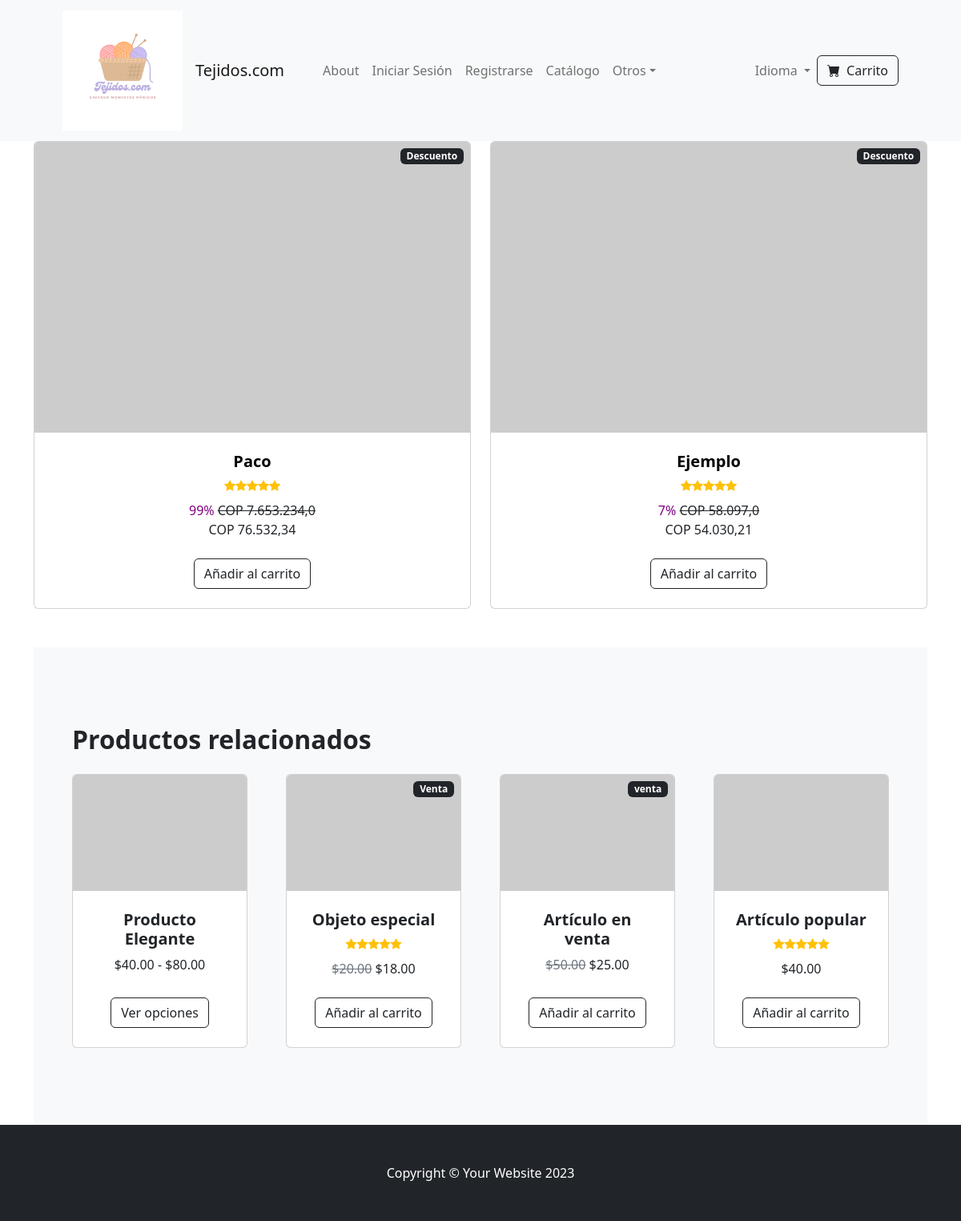
/catalogo/, run on an earlier commit of the app's database.
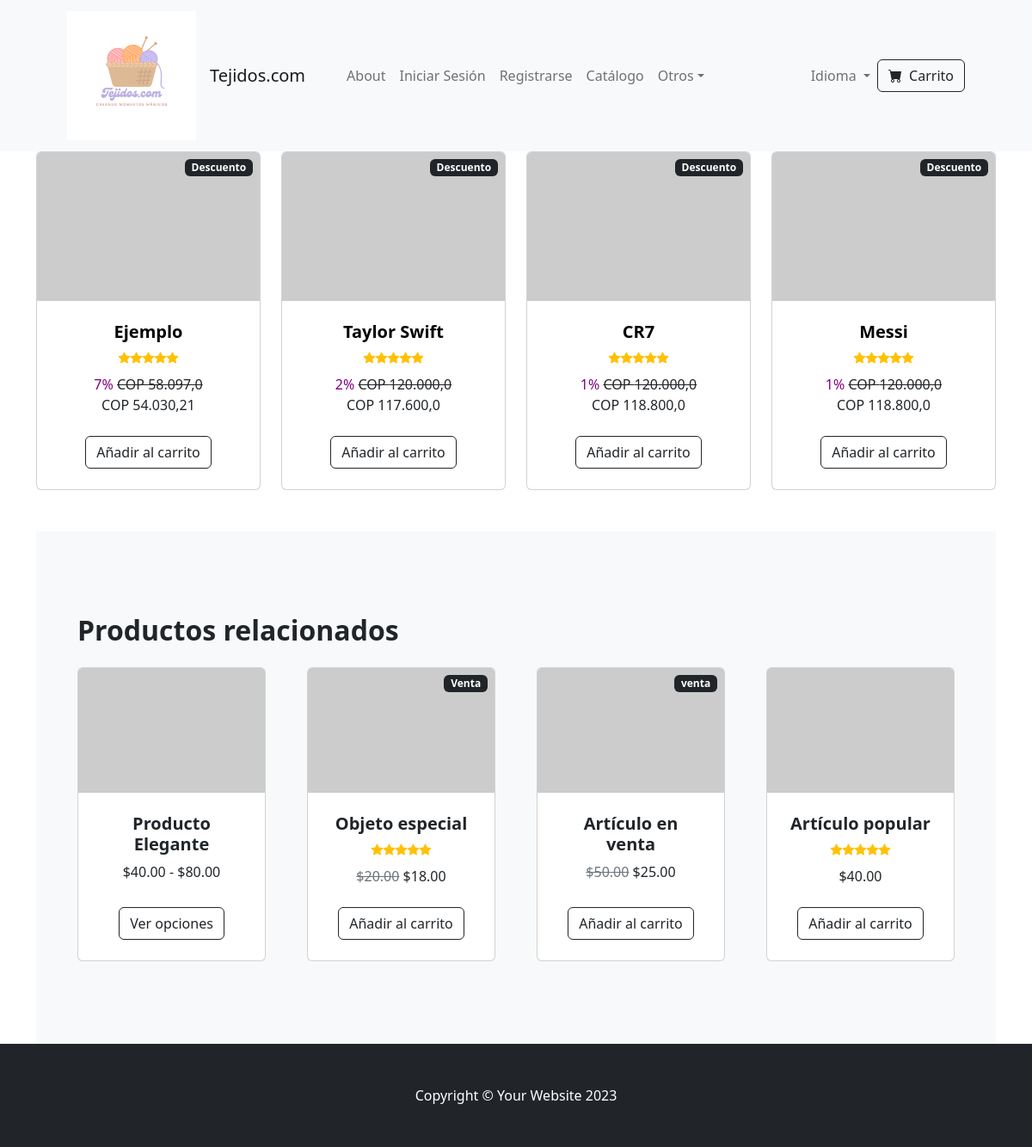
And on a later commit of the database.
### amigurumi/models.py (models this page shows, shortened)
class PatronModel(models.Model):
    id = models.AutoField(primary_key=True)
    nombre = models.CharField(max_length=30, unique=True)
    detalles = models.TextField()
    alto = models.FloatField()
    TAMAÑO_CHOICES = [
        ("GR", "Grande"),
        ("MD", "Mediano"),
        ("PQ", "Pequeño"),
    ]
    tamaño = models.CharField(max_length=2, choices=TAMAÑO_CHOICES)
    imagen = models.ImageField(upload_to="media/patrones", blank=True, null=True)
    precio = models.FloatField()
    descuento = models.IntegerField(null=True, blank=True, default=0)
    @property
    def precio_descuento(self) -> float:
        if self.descuento:
            return (100 - self.descuento) * self.precio / 100
        else:
            return self.precio

### amigurumi/views.py (the view)
# urls.py: path("catalogo/", CatalogoView.as_view(), name="catalogo"),
class CatalogoView(View):
    template_name = "patron/catalogo.html"
    def get(self, request: HttpRequest) -> HttpResponse:
        catalogoData = get_catalogoData()
        catalogo_rows = split_chunks(catalogoData)
        viewData = {}
        viewData["catalogo_rows"] = catalogo_rows
        viewData["title"] = "Catálogo de Amigurumis"
        viewData["subtitle"] = "Aquí se verán los diseños prefabricados por empleados"
        return render(request, self.template_name, viewData)

### amigurumi/selectors.py (called while the page is built)
def split_chunks(data, chunk_size: int = 4):
    chunks = []
    current_chunk = []
    for item in data:
        current_chunk.append(item)
        if len(current_chunk) == chunk_size:
            chunks.append(current_chunk)
            current_chunk = []
    if current_chunk:
        chunks.append(current_chunk)
    return chunks

def get_catalogoData():
    return PatronModel.objects.select_related().all()

### amigurumi/templates/patron/catalogo.html (shortened to what this page needs)
{% extends 'base.html' %}
{% load i18n %}
{% block content %}
{% for row in catalogo_rows %}
<div class="row">
    {% for patron in row %}
    <div class="col mb-5">
        <div class="card h-100">
            <img class="card-img-top" src="https://dummyimage.com/450x300/dee2e6/6c757d.jpg"
                href="{% url 'mostrar' id=patron.id %}" alt="..." />
            <div class="card-body p-4">
                <div class="text-center">
                    {% if patron.descuento %}
                    <div class="badge bg-dark text-white position-absolute" style="top: 0.5rem; right: 0.5rem">{% trans "Descuento" %}
                    </div>
                    {% endif %}
                    <h5 class="fw-bolder"><a href="{% url 'mostrar' id=patron.id %}"
                            style="color: black;text-decoration: none;">{{patron.nombre}}</a></h5>
                    <div class="d-flex justify-content-center small text-warning mb-2">
                        <div class="bi-star-fill"></div>
                        <div class="bi-star-fill"></div>
                        <div class="bi-star-fill"></div>
                        <div class="bi-star-fill"></div>
                        <div class="bi-star-fill"></div>
                    </div>
                    {% if patron.descuento %}
                    <a style="color: purple;">{{ patron.descuento }}%</a>
                    <span class="text-decoration-line-through"> COP {{ patron.precio }}</span>
                    <div>
                        COP {{ patron.precio_descuento }}
                    </div>
                    {% else %}
                    COP {{ patron.precio }}
                    {% endif %}
                </div>
            </div>
            <div class="card-footer p-4 pt-0 border-top-0 bg-transparent">
                <div class="text-center"><a class="btn btn-outline-dark mt-auto" href="#">{% trans "Añadir al carrito" %}</a>
                </div>
            </div>
        </div>
    </div>
    {% endfor %}
</div>
{% endfor %}
<section class="py-5 bg-light">
    <div class="container px-4 px-lg-5 mt-5">
        <h2 class="fw-bolder mb-4">{% trans "Productos relacionados" %}</h2>
        <div class="row gx-4 gx-lg-5 row-cols-2 row-cols-md-3 row-cols-xl-4 justify-content-center">
            <div class="col mb-5">
                <div class="card h-100">
                    <img class="card-img-top" src="https://dummyimage.com/450x300/dee2e6/6c757d.jpg" alt="..." />
                    <div class="card-body p-4">
                        <div class="text-center">
                            <h5 class="fw-bolder">{% trans "Producto Elegante" %}</h5>
                            $40.00 - $80.00
                        </div>
                    </div>
                    <div class="card-footer p-4 pt-0 border-top-0 bg-transparent">
                        <div class="text-center"><a class="btn btn-outline-dark mt-auto" href="#">{% trans "Ver opciones" %}</a>
                        </div>
                    </div>
                </div>
            </div>
            <div class="col mb-5">
                <div class="card h-100">
                    <div class="badge bg-dark text-white position-absolute" style="top: 0.5rem; right: 0.5rem">{% trans "Venta" %}
                    </div>
                    <img class="card-img-top" src="https://dummyimage.com/450x300/dee2e6/6c757d.jpg" alt="..." />
                    <div class="card-body p-4">
                        <div class="text-center">
                            <h5 class="fw-bolder">{% trans "Objeto especial" %}</h5>
                            <div class="d-flex justify-content-center small text-warning mb-2">
                                <div class="bi-star-fill"></div>
                                <div class="bi-star-fill"></div>
                                <div class="bi-star-fill"></div>
                                <div class="bi-star-fill"></div>
                                <div class="bi-star-fill"></div>
                            </div>
                            <span class="text-muted text-decoration-line-through">$20.00</span>
                            $18.00
                        </div>
                    </div>
                    <div class="card-footer p-4 pt-0 border-top-0 bg-transparent">
                        <div class="text-center"><a class="btn btn-outline-dark mt-auto" href="#">{% trans "Añadir al carrito" %}</a>
                        </div>
                    </div>
                </div>
            </div>
            <div class="col mb-5">
                <div class="card h-100">
                    <div class="badge bg-dark text-white position-absolute" style="top: 0.5rem; right: 0.5rem">{% trans "venta" %}
                    </div>
                    <img class="card-img-top" src="https://dummyimage.com/450x300/dee2e6/6c757d.jpg" alt="..." />
                    <div class="card-body p-4">
                        <div class="text-center">
                            <h5 class="fw-bolder">{% trans "Artículo en venta" %}</h5>
                            <span class="text-muted text-decoration-line-through">$50.00</span>
                            $25.00
                        </div>
                    </div>
                    <div class="card-footer p-4 pt-0 border-top-0 bg-transparent">
                        <div class="text-center"><a class="btn btn-outline-dark mt-auto" href="#">{% trans "Añadir al carrito" %}</a>
                        </div>
                    </div>
                </div>
            </div>
            <div class="col mb-5">
                <div class="card h-100">
                    <img class="card-img-top" src="https://dummyimage.com/450x300/dee2e6/6c757d.jpg" alt="..." />
                    <div class="card-body p-4">
                        <div class="text-center">
                            <h5 class="fw-bolder">{% trans "Artículo popular" %}</h5>
                            <div class="d-flex justify-content-center small text-warning mb-2">
                                <div class="bi-star-fill"></div>
                                <div class="bi-star-fill"></div>
                                <div class="bi-star-fill"></div>
                                <div class="bi-star-fill"></div>
                                <div class="bi-star-fill"></div>
                            </div>
                            $40.00
                        </div>
                    </div>
                    <div class="card-footer p-4 pt-0 border-top-0 bg-transparent">
                        <div class="text-center"><a class="btn btn-outline-dark mt-auto" href="#">{% trans "Añadir al carrito" %}</a>
                        </div>
                    </div>
                </div>
            </div>
        </div>
    </div>
</section>
{% endblock %}

### amigurumi/templates/base.html (shortened to what this page needs)
{% load static %}
{% load i18n %}
<!DOCTYPE html>
<html lang="en">
<head>
    <link href="https://cdn.jsdelivr.net/npm/bootstrap@5.3.0-alpha1/dist/css/bootstrap.min.css" rel="stylesheet">
    <link href="https://cdn.jsdelivr.net/npm/bootstrap-icons@1.5.0/font/bootstrap-icons.css" rel="stylesheet">
    <link href="{% static 'amigurumi/styles.css' %}" rel="stylesheet">
</head>
<body>
    <nav class="navbar navbar-expand-lg navbar-light bg-light">
        <div class="container px-4 px-lg-5">
            <a class="navbar-brand" href="{% url 'home' %}">
                <img src="{% static 'amigurumi/logo.png' %}" alt="Your Amigurumi Shop Logo" style="width: 150px; height: 150px;">
            </a>
            <a class="navbar-brand" href="{% url 'home' %}">Tejidos.com</a>
            <div class="collapse navbar-collapse" id="navbarNav">
                <ul class="navbar-nav me-auto mb-2 mb-lg-0 ms-lg-4">
                    <li class="nav-item"><a class="nav-link" href="#!">{% trans "About" %}</a></li>
                    {% if not user.is_authenticated %}
                    <li class="nav-item">
                        <a class="nav-link" href="{% url 'login' %}">{% trans "Iniciar Sesión" %}</a>
                    </li>
                    <li class="nav-item">
                        <a class="nav-link" href="{% url 'register' %}">{% trans "Registrarse" %} </a>
                    </li>
                    {% else %}
                    <li class="nav-item">
                        <a class="nav-link" href="{% url 'logout' %}">{% trans "Cerrar Sesión" %}</a>
                    </li>
                    {% endif %}
                    <li class="nav-item"><a class="nav-link" href="{% url 'catalogo' %}">Catálogo</a></li>
                        <li class="nav-item dropdown">
                        <a class="nav-link dropdown-toggle" id="navbarDropdown" href="#!" role="button" data-bs-toggle="dropdown" aria-expanded="false">Otros</a>
                    </li>
                </ul>
                <ul class = "navbar-nav">
                    <li class="nav-item dropdown">
                        <a class="nav-link dropdown-toggle" href="#" id="navbarDropdownMenuLink" role="button" data-toggle="dropdown" aria-haspopup="true" aria-expanded="false">
                            {% trans "Idioma" %}
                        </a>
                                {% get_current_language as LANGUAGE_CODE %}
                                {% get_available_languages as LANGUAGES %}
                    </li>
                </ul>
                <form class="d-flex">
                    <button class="btn btn-outline-dark" type="submit">
                        <i class="bi-cart-fill me-1"></i>
                        {% trans "Carrito" %}
                    </button>
                </form>
            </div>
        </div>
    </nav>
    <div class="container">
        {% block content %}
        {% endblock %}
    </div>
    <footer class="py-5 bg-dark">
        <div class="container">
            <p class="m-0 text-center text-white">Copyright &copy; Your Website 2023</p>
        </div>
    </footer>
</body>
</html>

What changed in the data, as far as the page shows it:
removed PatronModel: nombre "Paco", descuento "99", precio "7.653.234,0", precio_descuento "76.532,34", PatronModel (nombre "Ejemplo", descuento "7", precio "58.097,0", precio_descuento "54.030,21")
now on one of the page's lists (row edited): PatronModel: nombre "Ejemplo", descuento "7", precio "58.097,0", precio_descuento "54.030,21"
added PatronModel: nombre "Taylor Swift", descuento "2", precio "120.000,0", precio_descuento "117.600,0"
added PatronModel: nombre "CR7", descuento "1", precio "120.000,0", precio_descuento "118.800,0"
added PatronModel: nombre "Messi", descuento "1", precio "120.000,0", precio_descuento "118.800,0"
